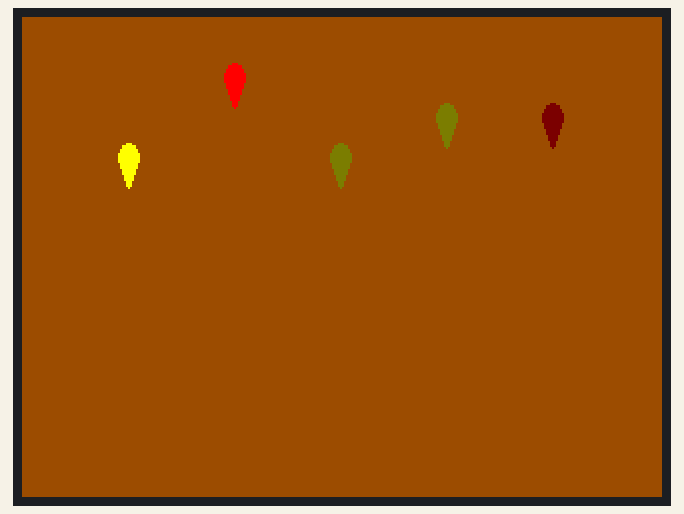
Bench run of a sketch on a simulated ESP32. Shown: 320×240 colour display. Random numbers use the default seed unless the sketch sets one.

Above: at 0.49 s.
At 5.42 s:
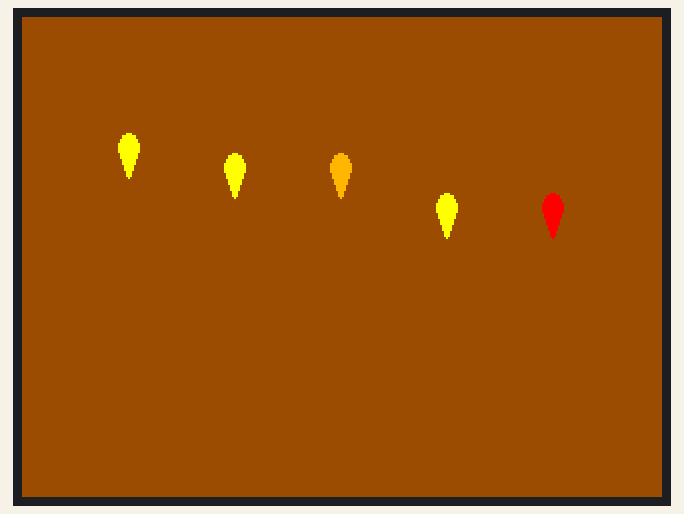
At 9.96 s:
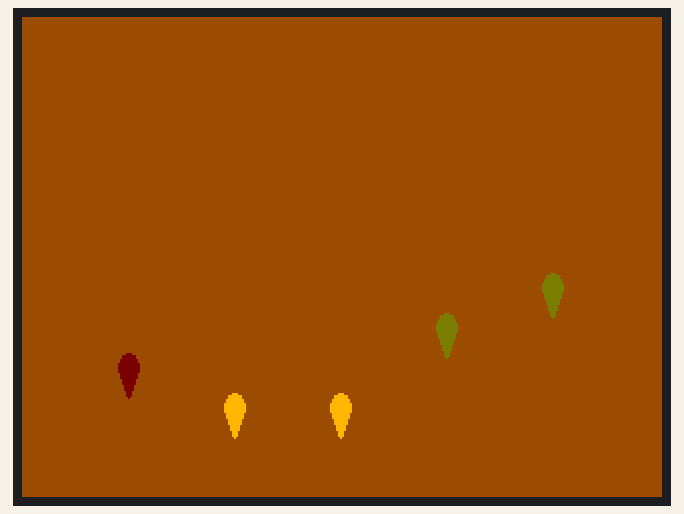
At 19.8 s:
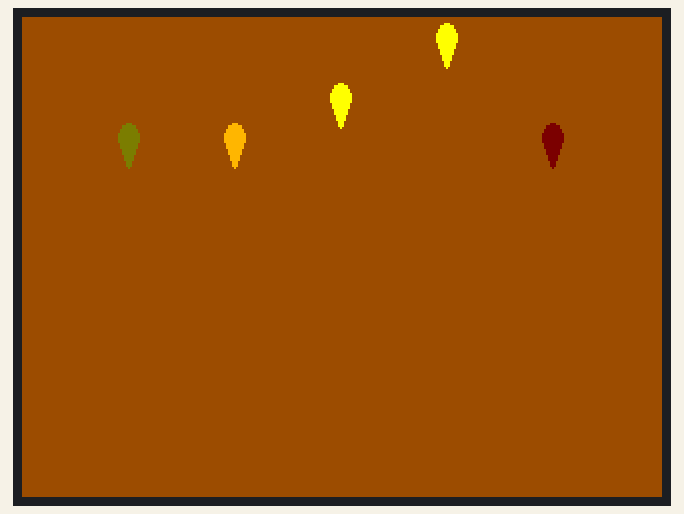
At 29.28 s:
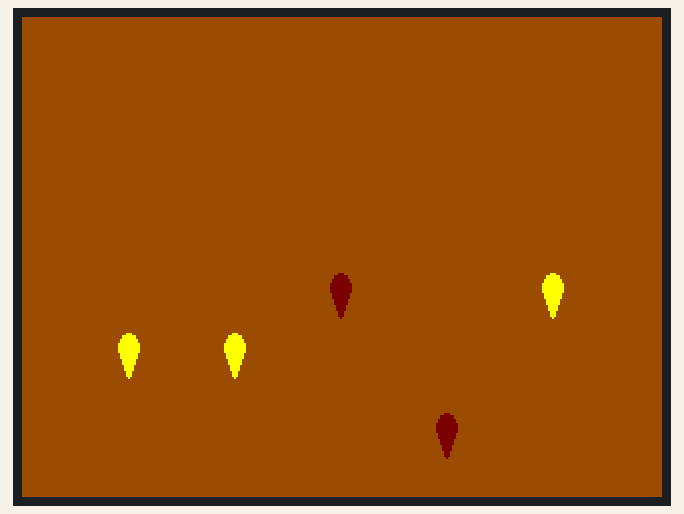
At 39.11 s:
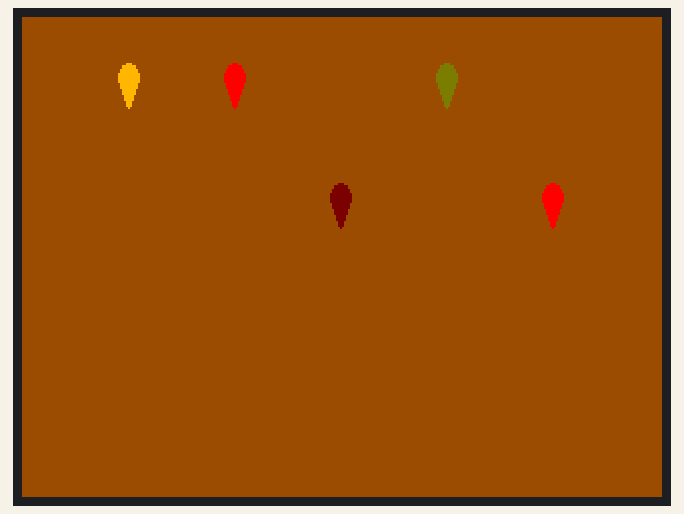

The sketch:

FallProject.ino
```cpp
/* Display colored leaves falling down the screen to create fall-themed scenery */


// NOTE: The base code to create a leaf shape and have it move down the screen was done with the assistance of ChatGPT
// All following edits (multiple leaves, colors, staggered falling, etc.) were entirely my own original work

#include <TFT_eSPI.h>  // Include the graphics library (this includes the sprite functions)

// Create an instance of the TFT display
TFT_eSPI tft = TFT_eSPI();

// Set dimensions of the leaf
const int leafWidth = 10;  // Width of the leaf
const int leafHeight = 15; // Height of the leaf

int leafY = 0; // Initial vertical position of highest leaf from bottom of screen
int leafYl[5] = {0,10,30,50,70}; // Possible vertical positions of the leaves
uint16_t colors[5] = {TFT_RED, TFT_ORANGE, TFT_YELLOW, TFT_OLIVE, TFT_MAROON};

// Function to draw a leaf shape
void drawLeaf(int x, int y, uint16_t leafColor) {
    tft.fillEllipse(x, y, leafWidth / 2, leafHeight / 2, leafColor); // Draw the upper part of the leaf
    tft.fillTriangle(x - leafWidth / 2, y, x + leafWidth / 2, y, x, y + leafHeight, leafColor); // Draw the lower part
}

void setup() {
    // Initialize the display
    tft.init();
    tft.setRotation(1);
    tft.fillScreen(TFT_BROWN); // Set the background color as brown to represent crushed fall foliage
}

void loop() {
    // Clear the previous leaf position with brown screen
    tft.fillScreen(TFT_BROWN);

    // Draw 5 leaves across the screen, each 1/6th of the screen width apart
    int div = tft.width() / 6;

    // Use random number generators to display different leaves in different vertical locations & colors
    drawLeaf(div, leafY + leafYl[random(0,5)], colors[random(0,5)]);
    drawLeaf(div*4, leafY + leafYl[random(0,5)], colors[random(0,5)]);
    drawLeaf(div*2, leafY + leafYl[random(0,5)], colors[random(0,5)]);
    drawLeaf(div*5, leafY + leafYl[random(0,5)], colors[random(0,5)]);
    drawLeaf(div*3, leafY + leafYl[random(0,5)], colors[random(0,5)]);

    leafY += 5; // Move all leaves down by 5 pixels

    // Reset position if it goes off the screen
    if (leafY > tft.height()) {
        leafY = 0; // Reset to the top
    }

    // Delay for a smoother animation
    delay(300);
}
```
